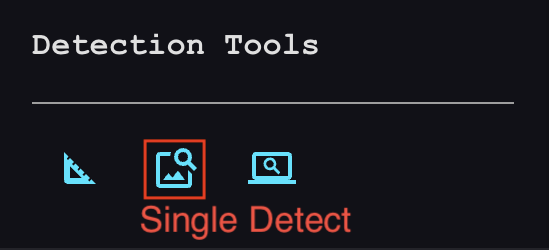
#> input picture images/detection-tools.png, 549 x 250 px
$ python split_image.py --image ../images/detection-tools.png --output out
#> lines starting #> are read from the running program, lines starting #| are printed output that depends on the picture
# split_image.py

import os
import argparse
from PIL import Image
# Disable decompression bomb protection for large TIFF files
Image.MAX_IMAGE_PIXELS = None

def split_image(image_path, output_dir, tile_size=512):
#> called with image_path = '../images/detection-tools.png', output_dir = 'out', tile_size = 512
    os.makedirs(output_dir, exist_ok=True)
    img = Image.open(image_path)
#> img is the input picture: PIL image 549x250 RGBA; mean R, G, B, A 26.1, 24.8, 30.5, 255
    width, height = img.size
#> width = 549; height = 250

    tile_id = 0
    for y in range(0, height, tile_size):
        for x in range(0, width, tile_size):
            box = (x, y, min(x + tile_size, width), min(y + tile_size, height))
            tile = img.crop(box)

            filename = f"tile_{x}_{y}.png"
            tile.save(os.path.join(output_dir, filename))
            tile_id += 1
#> this loop made 1 pass
#> pass 1, in split_image, `tile.save(os.path.join(output_dir, filename))`:
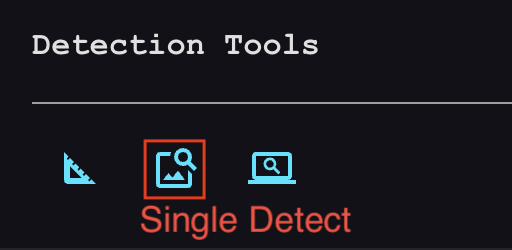
#> saved as tile_0_0.png: PIL image 512x250 RGBA; mean R, G, B, A 26.8, 25.4, 31.1, 255
#> pass 1, in split_image, `tile.save(os.path.join(output_dir, filename))`:
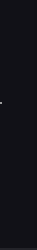
#> saved as tile_512_0.png: PIL image 37x250 RGBA; mean R, G, B, A 17.1, 17.1, 23, 255
#> after the loop, tile_id = 2

    print(f"Split into {tile_id} tiles at {output_dir}")
#| Split into 2 tiles at out

if __name__ == "__main__":
    parser = argparse.ArgumentParser()
    parser.add_argument('--image', required=True, help='Path to input image')
    parser.add_argument('--output', required=True, help='Directory to save tiles')
    args = parser.parse_args()

    split_image(args.image, args.output)

$ run again, on images/manage-annotations.png
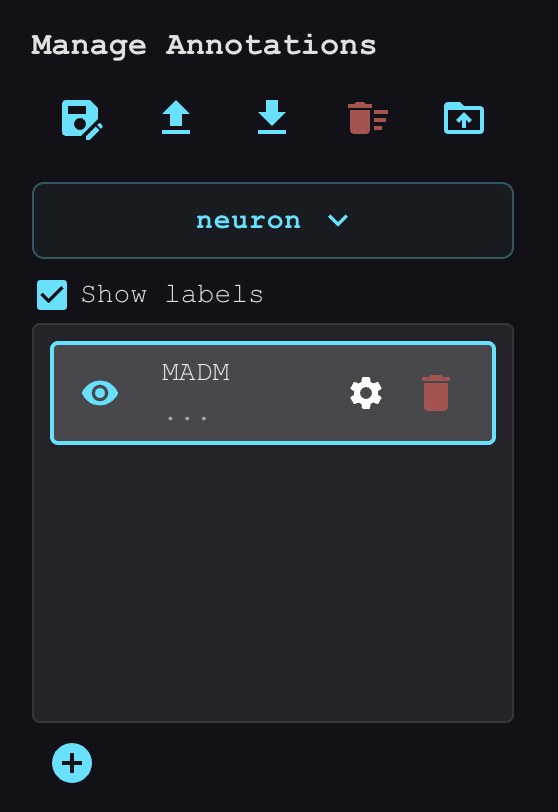
#> input picture images/manage-annotations.png, 558 x 812 px
#> in split_image, img is the input picture: PIL image 558x812 RGBA; mean R, G, B, A 32.6, 35.3, 41.5, 255
#> the loop in split_image, `for y in range(0, height, tile_size):` made 2 passes
#> pass 1, in split_image, `tile.save(os.path.join(output_dir, filename))`:
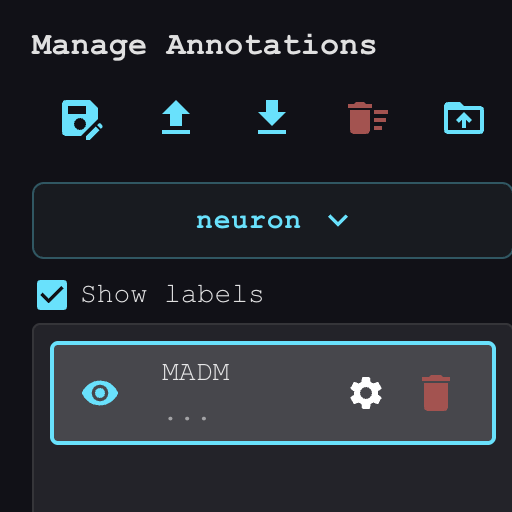
#> saved as tile_0_0.png: PIL image 512x512 RGBA; mean R, G, B, A 36.4, 40.7, 47, 255
#> pass 2, in split_image, `tile.save(os.path.join(output_dir, filename))`:
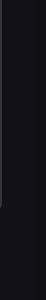
#> saved as tile_512_512.png: PIL image 46x300 RGBA; mean R, G, B, A 17.8, 17.8, 23.5, 255
#> after the loop in split_image, `for y in range(0, height, tile_size):`: tile_id = 4
#| Split into 4 tiles at out

$ run again, on images/manage-images.png
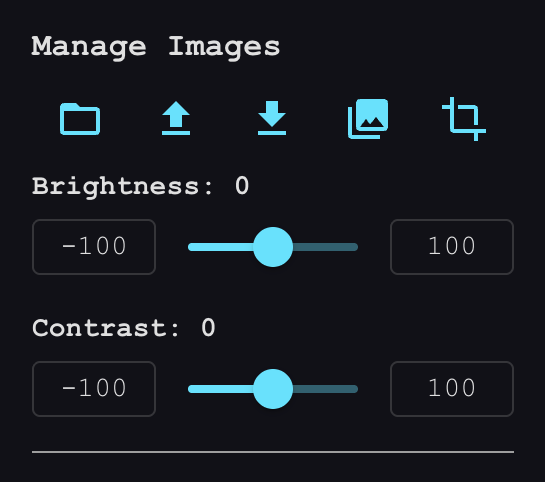
#> input picture images/manage-images.png, 545 x 482 px
#> in split_image, img is the input picture: PIL image 545x482 RGBA; mean R, G, B, A 23.9, 27.1, 33.5, 255
#> the loop in split_image, `for y in range(0, height, tile_size):` made 1 pass
#> pass 1, in split_image, `tile.save(os.path.join(output_dir, filename))`:
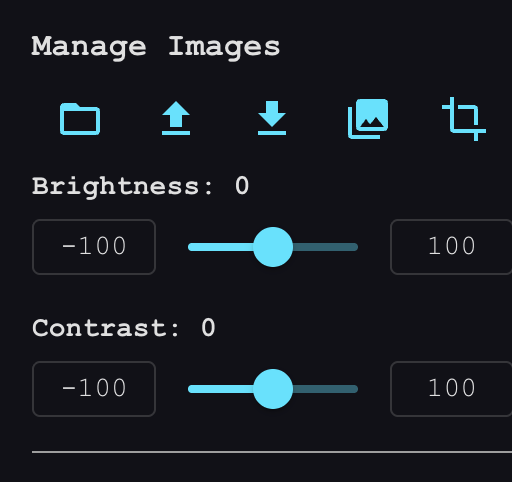
#> saved as tile_0_0.png: PIL image 512x482 RGBA; mean R, G, B, A 24.3, 27.7, 34.2, 255
#> pass 1, in split_image, `tile.save(os.path.join(output_dir, filename))`:
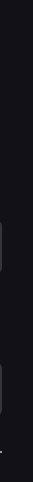
#> saved as tile_512_0.png: PIL image 33x482 RGBA; mean R, G, B, A 17.5, 17.5, 23.4, 255
#> after the loop in split_image, `for y in range(0, height, tile_size):`: tile_id = 2
#| Split into 2 tiles at out
